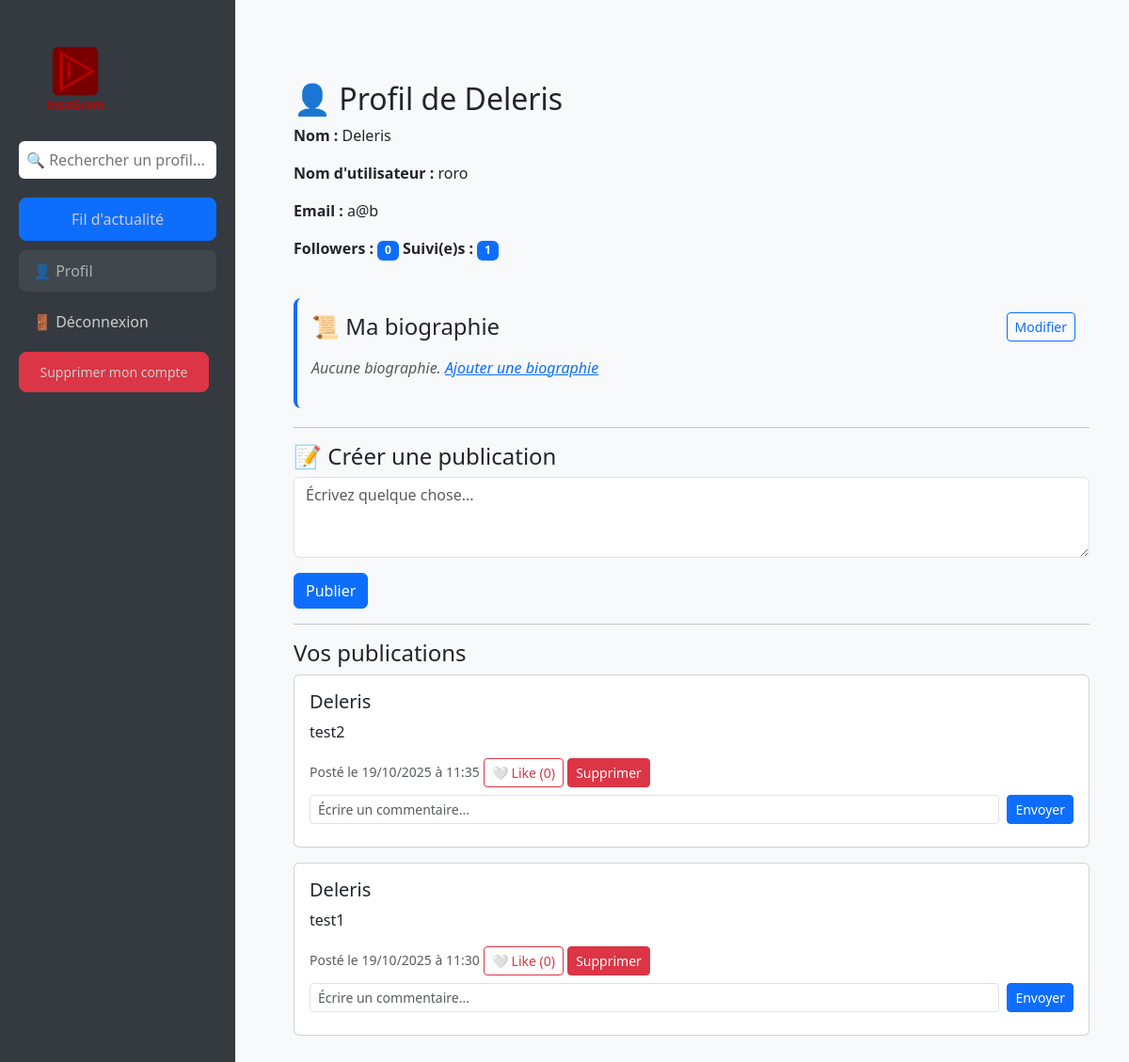
The app's page /profile (signed in) with its own data.
### app.py (models this page shows, shortened)
class User(db.Model):
    id = db.Column(db.Integer, primary_key=True)
    name = db.Column(db.String(80), unique=False, nullable=False)
    username = db.Column(db.String(80), unique=True, nullable=False)
    password = db.Column(db.String(80), nullable=False)
    email = db.Column(db.String(120), unique=True, nullable=False)
    biography = db.Column(db.Text, nullable=True)
    posts = db.relationship('Post', backref='author', lazy=True)
    followed = db.relationship(
        'User',
        secondary=followers,
        primaryjoin=(followers.c.follower_id == id),
        secondaryjoin=(followers.c.followed_id == id),
        backref=db.backref('followers', lazy='dynamic'),
        lazy='dynamic'
    )
    @property
    def followers_count(self):
        return self.followers.count()
    @property
    def following_count(self):
        return self.followed.count()

class Post(db.Model):
    id = db.Column(db.Integer, primary_key=True)
    user_id = db.Column(db.Integer, db.ForeignKey('user.id'), nullable=False)
    content = db.Column(db.String(255), nullable=False)
    date_posted = db.Column(db.DateTime, default=lambda: datetime.now(PARIS))
    likes = db.relationship('Like', backref='post', lazy=True)
    comments = db.relationship('Comment', backref='post', lazy=True)

### app.py (the view)
@app.route('/profile')
def profile():
    if 'username' not in session:
        return redirect(url_for('login'))
    current_user = User.query.filter_by(username=session['username']).first()
    posts = Post.query.filter_by(user_id=current_user.id).order_by(Post.date_posted.desc()).all()
    liked_post_ids = [like.post_id for like in Like.query.filter_by(user_id=current_user.id).all()]
    liked_comment_ids = [like.comment_id for like in CommentLike.query.filter_by(user_id=current_user.id).all()]
    return render_template(
        'profile.html',
        user=current_user,
        posts=posts,
        current_user=current_user,
        liked_post_ids=liked_post_ids,
        liked_comment_ids=liked_comment_ids
    )

### templates/profile.html (shortened to what this page needs)
<!DOCTYPE html>
<html lang="fr">
<head>
    <link rel="stylesheet" href="https://cdn.jsdelivr.net/npm/bootstrap@5.3.0/dist/css/bootstrap.min.css">
</head>
<body>
    <div class="sidebar">
        <img src="{{ url_for('static', filename='images/LOGO_sidebar.png') }}" alt="Logo InsaGram" class="logo">
        <form class="search-box" method="GET" action="{{ url_for('search') }}">
            <input type="text" name="q" placeholder="🔍 Rechercher un profil..." aria-label="Rechercher">
        </form>
     <a href="{{ url_for('feed') }}" class="btn btn-primary">
    Fil d'actualité
    </a>
          <a href="{{ url_for('profile') }}"
        class="{% if request.endpoint == 'profile' %}active disabled{% endif %}"
        {% if request.endpoint == 'profile' %}tabindex="-1" aria-disabled="true"{% endif %}>
        👤 Profil
    </a>
         <a href="{{ url_for('logout') }}">🚪 Déconnexion</a>
         <a href="{{ url_for('delete_account') }}" class="btn btn-danger btn-sm me-2">
             Supprimer mon compte</a>
    </div>
    <div class="main-content bg-light">
<div class="container mt-5">
<div class="mb-4">
    <h2>👤 Profil de {{ user.name }}</h2>
    <div class="row mb-4">
        <div class="col-md-6">
            <p><b>Nom :</b> {{ user.name }}</p>
            <p><b>Nom d'utilisateur :</b> {{ user.username }}</p>
            <p><b>Email :</b> {{ user.email }}</p>
        <p>
            <b>Followers :</b> <span class="badge bg-primary">{{ user.followers_count }}</span>
            <b>Suivi(e)s :</b> <span class="badge bg-primary">{{ user.following_count }}</span>
        </p>
        </div>
    </div>
    <div class="biography-section">
        <div class="d-flex justify-content-between align-items-center mb-3">
            <h4 class="mb-0">📜 Ma biographie</h4>
            <a href="{{ url_for('edit_biography') }}" class="btn btn-sm btn-outline-primary">Modifier</a>
        </div>
        {% if user.biography %}
            <p class="biography-text">{{ user.biography }}</p>
        {% else %}
            <p class="biography-text text-muted">Aucune biographie. <a href="{{ url_for('edit_biography') }}">Ajouter une biographie</a></p>
        {% endif %}
    </div>
    <hr>
    <h4>📝 Créer une publication</h4>
    <form method="POST" action="{{ url_for('create_post') }}">
        <div class="mb-3">
            <textarea class="form-control" name="content" rows="3" placeholder="Écrivez quelque chose..."></textarea>
        </div>
        <button type="submit" class="btn btn-primary">Publier</button>
    </form>
    <hr>
    <h4>Vos publications</h4>
        {% for post in posts %}
        <div class="card mb-3">
            <div class="card-body">
                <h5 class="card-title mb-2">
                    <a href="{{ url_for('user_profile', username=post.author.username) }}" class="text-decoration-none text-dark">
                        {{ post.author.name }}
                    </a>
                </h5>
                <p class="card-text">{{ post.content }}</p>
                <small class="text-muted">Posté le {{ post.date_posted.strftime('%d/%m/%Y à %H:%M') }}</small>
                {% if current_user %}
                    {% set liked = post.id in liked_post_ids %}
                    <form action="{{ url_for('like_post', post_id=post.id) }}" method="POST" style="display:inline;">
                        <button type="submit" class="btn btn-sm {% if liked %}btn-danger{% else %}btn-outline-danger{% endif %}">
                            {% if liked %}❤️{% else %}🤍{% endif %} Like ({{ post.likes | length }})
                        </button>
                    </form>
                    <form action="{{ url_for('delete_post', post_id=post.id) }}" method="POST" style="display:inline;">
                        <button type="submit" class="btn btn-danger btn-sm">
                        Supprimer
                        </button>
                    </form>
                {% endif %}
                {% if current_user %}
                <form action="{{ url_for('create_comment', post_id=post.id) }}" method="POST" class="mb-2 mt-2 d-flex">
                    <input type="text" name="content" class="form-control form-control-sm me-2" placeholder="Écrire un commentaire...">
                    <button type="submit" class="btn btn-sm btn-primary">Envoyer</button>
                </form>
                {% endif %}
        </div>
    </div>
    {% endfor %}
</div>
</div>
</body>
</html>

### templates/profile.html (style rules this page uses)
body { display: flex; min-height: 100vh; background-color: #f8f9fa; }
.sidebar { width: 250px; background-color: #343a40; color: white; padding: 20px; position: fixed; height: 100%; top: 0; left: 0; }
.sidebar a { display: block; color: #ccc; text-decoration: none; padding: 10px 15px; border-radius: 8px; margin-bottom: 10px; }
.sidebar a:hover, .sidebar a.active { background-color: #495057; color: white; }
img.logo { width: 120px; margin-bottom: 10px; }
.search-box input { width: 100%; padding: 8px; border: none; border-radius: 6px; margin-bottom: 20px; }
.main-content { margin-left: 270px; padding: 30px; width: 100%; }
.sidebar a.disabled { pointer-events: none; opacity: 0.6; cursor: default; }
.biography-section { background-color: #f8f9fa; border-radius: 8px; padding: 15px; margin-bottom: 20px; border-left: 4px solid #0d6efd; }
.biography-text { white-space: pre-line; font-style: italic; color: #495057; }

### records on screen
User: name "Deleris", username "roro", email "a@b"
Post: author.name "Deleris", content "test2", date_posted "19/10/2025 à 11:35", likes|length "0"
Post: author.name "Deleris", content "test1", date_posted "19/10/2025 à 11:30", likes|length "0"

### other values on screen
{{ user.followers_count }} "0"
{{ user.following_count }} "1"
